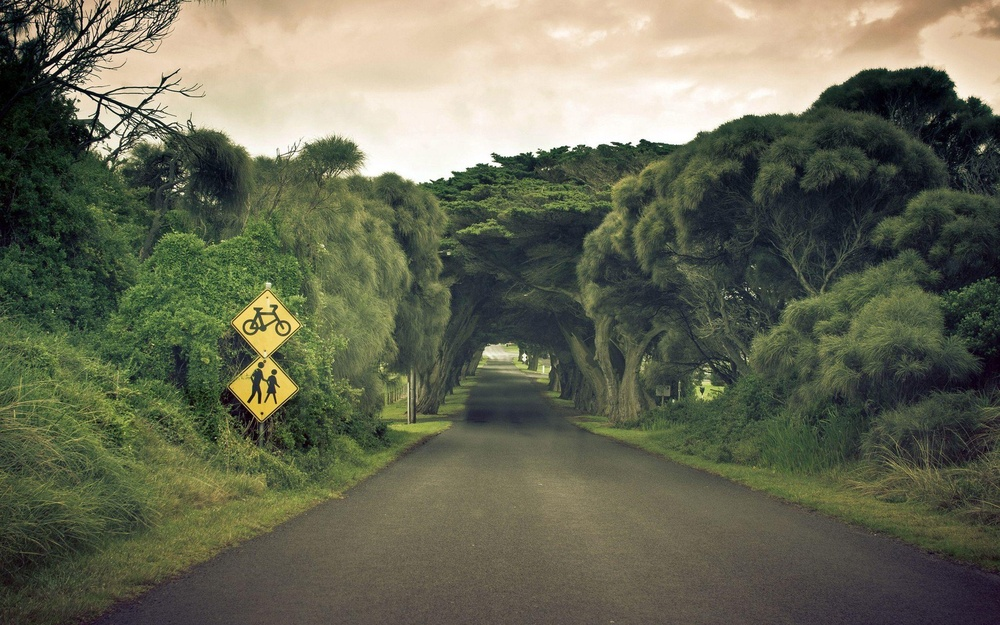
#> input picture LabAssignment-3/image.jpg, 1000 x 625 px, shrunk from 2560 x 1600 before the run
$ jupyter execute connectivity.ipynb
#> lines starting #> are read from the running program, lines starting #| are printed output that depends on the picture; after the words box and inside, x2 and y2 are one past the last pixel; in counts of white or black regions, pixels touching at a corner belong together; long printed decimals are rounded
[cell 1]
import cv2
import numpy as np
from scipy.spatial import distance
image = cv2.imread('image.jpg')
#> image is the input picture: shape (625, 1000, 3); mean B, G, R 86.1, 105.9, 103.9

def connectivity(image):
    gray = cv2.cvtColor(image, cv2.COLOR_BGR2GRAY)
    _, binary = cv2.threshold(gray, 127, 255, cv2.THRESH_BINARY)

    contours_4, _ = cv2.findContours(binary, cv2.RETR_LIST, cv2.CHAIN_APPROX_SIMPLE)

    contours_8, _ = cv2.findContours(binary, cv2.RETR_LIST, cv2.CHAIN_APPROX_NONE)

    return contours_4, contours_8

def rgb_to_grayscale(image):
    return cv2.cvtColor(image, cv2.COLOR_BGR2GRAY)

def calculate_distances(gray_image, p, q):
    euclidean_dist = distance.euclidean(p, q)
    manhattan_dist = distance.cityblock(p, q)
    chebyshev_dist = distance.chebyshev(p, q)

    return euclidean_dist, manhattan_dist, chebyshev_dist

def calculate_rgb_distances(image, p, q):
    p_rgb = image[p[1], p[0]]
    q_rgb = image[q[1], q[0]]

    euclidean_dist = distance.euclidean(p_rgb, q_rgb)
    manhattan_dist = distance.cityblock(p_rgb, q_rgb)
    chebyshev_dist = distance.chebyshev(p_rgb, q_rgb)

    return euclidean_dist, manhattan_dist, chebyshev_dist

contours_4, contours_8 = connectivity(image)
#> in connectivity, `gray = cv2.cvtColor(image, cv2.COLOR_BGR2GRAY)`:
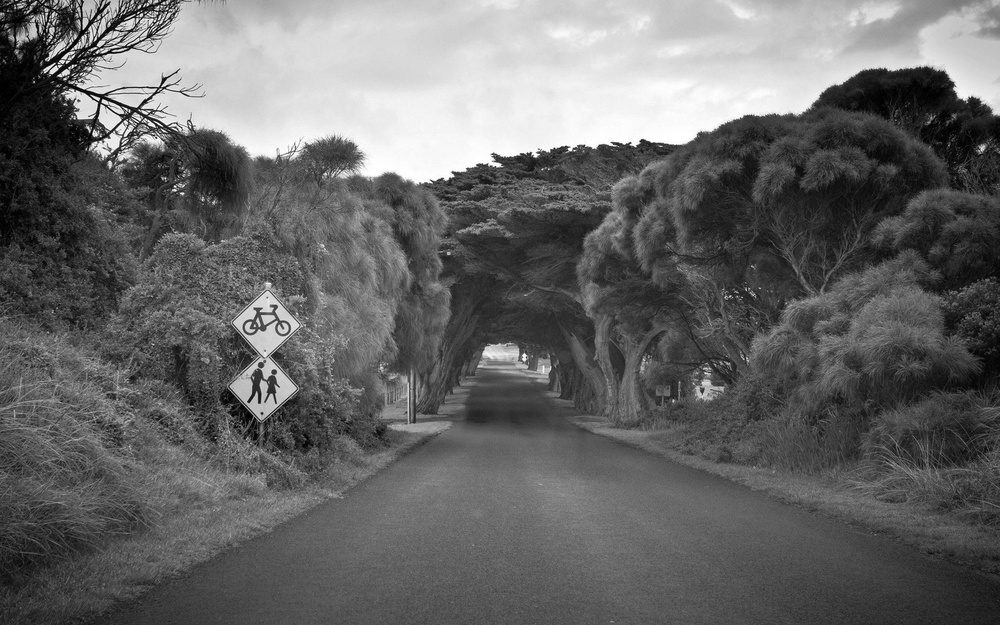
#> gray: shape (625, 1000); min 0, max 255, mean 103.1
#> in connectivity, `_, binary = cv2.threshold(gray, 127, 255, cv2.THRESH_BINARY)`:
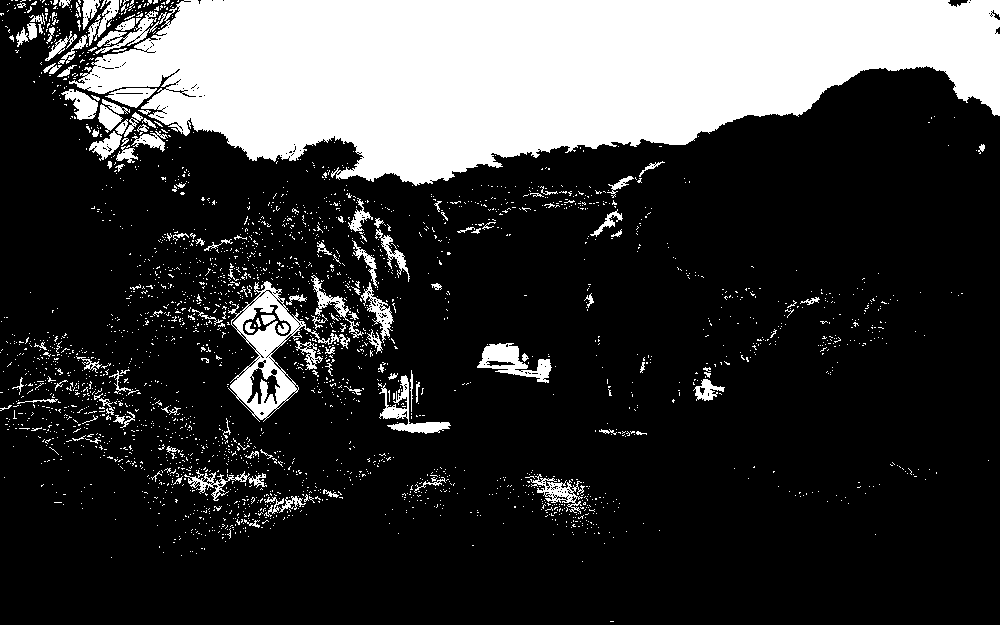
#> binary: shape (625, 1000); 22.6% white; 2673 white regions (2545 under 20 px)
#> in connectivity, `contours_4, _ = cv2.findContours(binary, cv2.RETR_LIST, cv2.CHAIN_APPR..`: contours_4 = 3357 contours, 3259 with area under 20; largest, box (x1, y1, x2, y2) and area: (69, 0, 1000, 186) 113597, (228, 281, 350, 422) 5512, (477, 343, 552, 383) 1278, (379, 375, 451, 434) 876, (242, 304, 292, 337) 835
#> in connectivity, `contours_8, _ = cv2.findContours(binary, cv2.RETR_LIST, cv2.CHAIN_APPR..`: contours_8 has the same summary as contours_4
#> contours_8 has the same summary as contours_4 in connectivity
gray_image = rgb_to_grayscale(image)

p = (100, 100)
q = (200, 200)

gray_distances = calculate_distances(gray_image, p, q)
#> gray_distances = (141.4, 200, 100)
rgb_distances = calculate_rgb_distances(image, p, q)
#> in calculate_rgb_distances, `p_rgb = image[p[1], p[0]]`: p_rgb = [0, 4, 1]
#> in calculate_rgb_distances, `q_rgb = image[q[1], q[0]]`: q_rgb = [38, 54, 47]
#> in calculate_rgb_distances, `euclidean_dist = distance.euclidean(p_rgb, q_rgb)`: euclidean_dist = 366.1
#> in calculate_rgb_distances, `manhattan_dist = distance.cityblock(p_rgb, q_rgb)`: manhattan_dist = 634
#> in calculate_rgb_distances, `chebyshev_dist = distance.chebyshev(p_rgb, q_rgb)`: chebyshev_dist = 218
#> rgb_distances = (366.1, 634, 218)

print("4-connectivity contours:", len(contours_4))
#| 4-connectivity contours: 3357
print("8-connectivity contours:", len(contours_8))
#| 8-connectivity contours: 3357
print("Distances in grayscale (Euclidean, Manhattan, Chebyshev):", gray_distances)
#| Distances in grayscale (Euclidean, Manhattan, Chebyshev): (141.421, 200, 100)
print("Distances in RGB plane (Euclidean, Manhattan, Chebyshev):", rgb_distances)
#| Distances in RGB plane (Euclidean, Manhattan, Chebyshev): (366.142, 634, 218)
